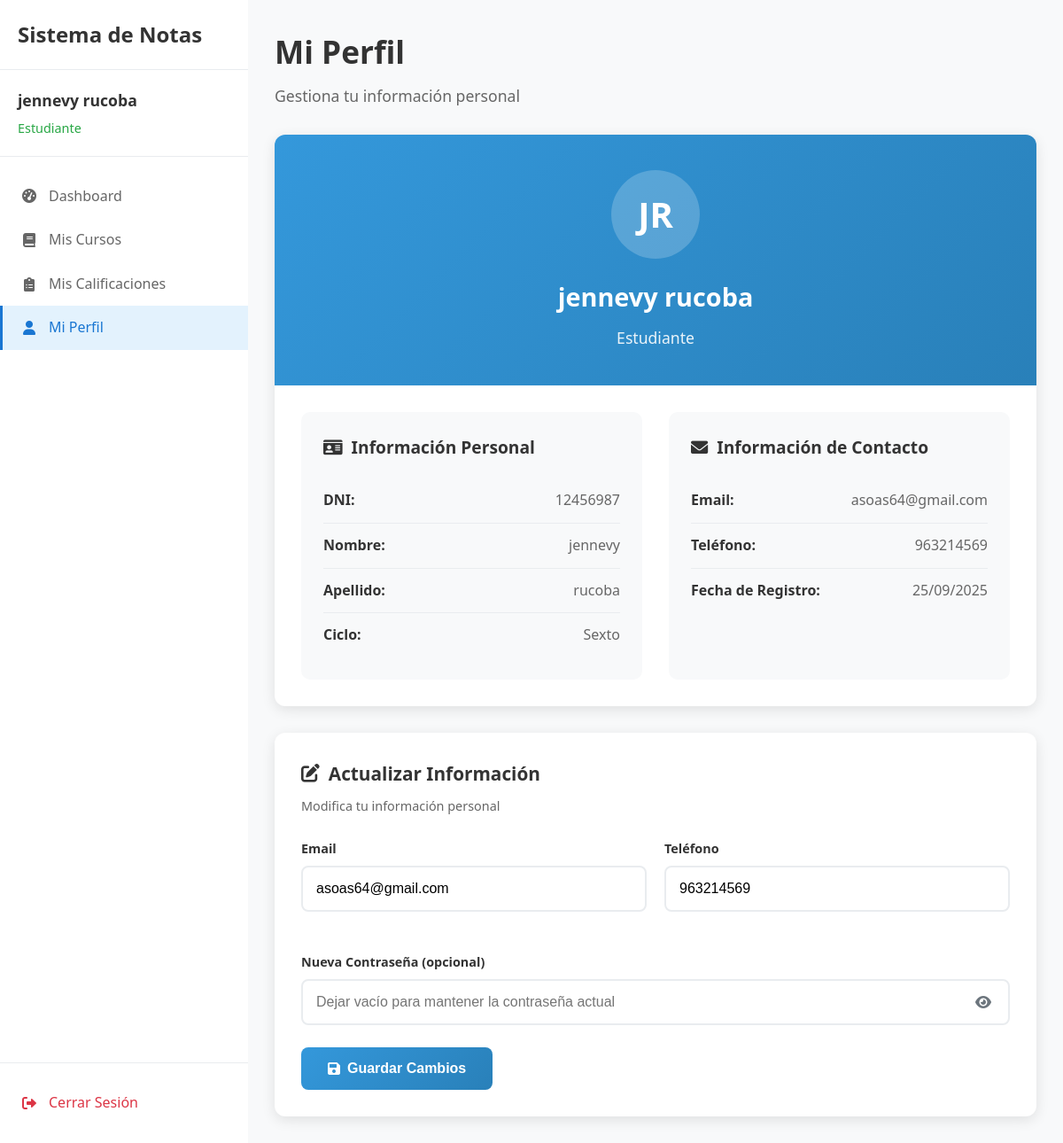
Page /alumno/mi_perfil (signed in) on the earlier database version.
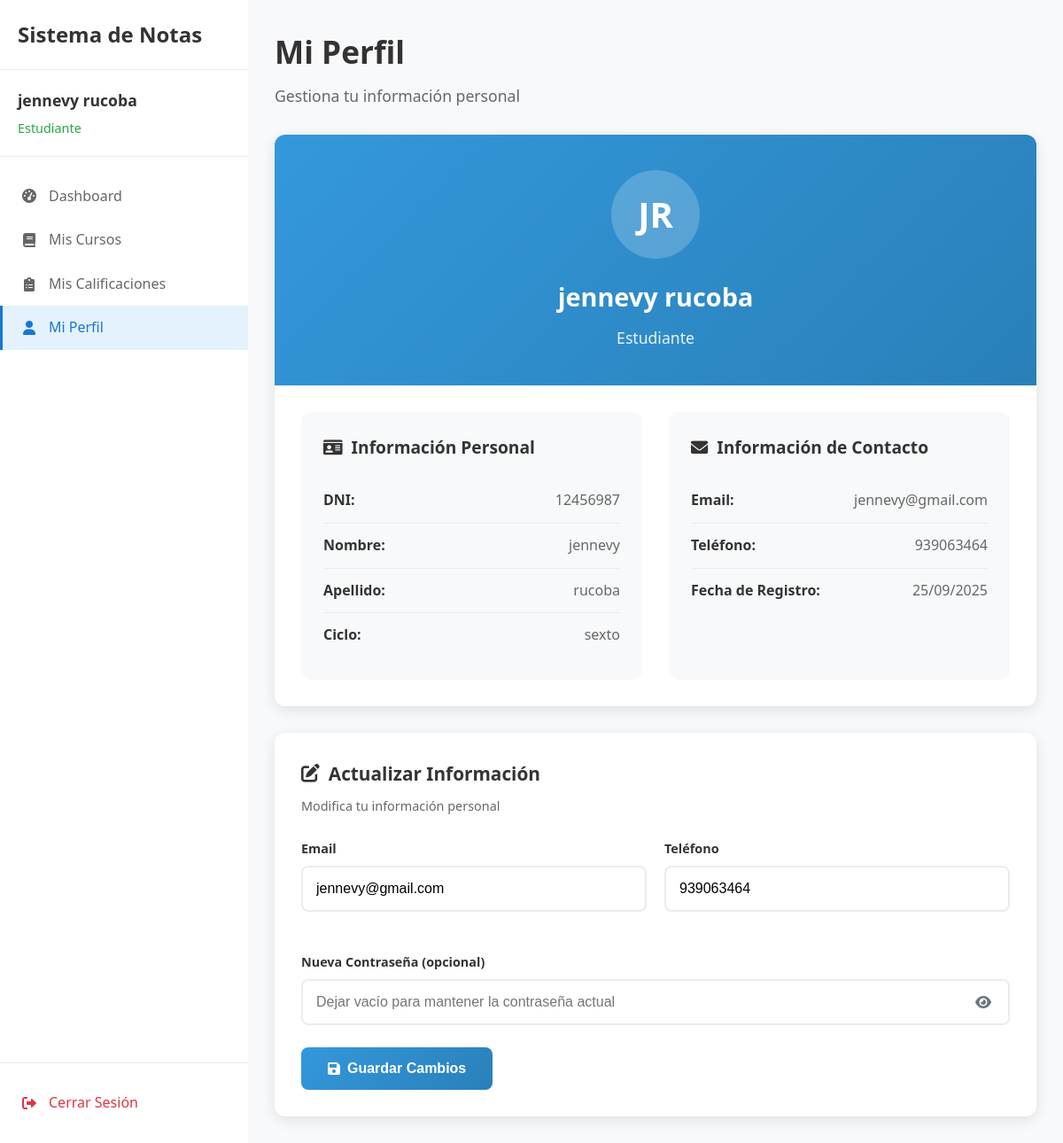
Same page on the later database version.
### app.py (models this page shows)
class Alumno(db.Model):
    id = db.Column(db.Integer, primary_key=True)
    dni = db.Column(db.String(20), unique=True, nullable=False)
    nombre = db.Column(db.String(100), nullable=False)
    apellido = db.Column(db.String(100), nullable=False)
    email = db.Column(db.String(120))
    telefono = db.Column(db.String(20))
    fecha_nacimiento = db.Column(db.Date)
    ciclo = db.Column(db.String(20), nullable=False)  # primero, segundo, tercero, cuarto, quinto, sexto
    fecha_registro = db.Column(db.DateTime, default=datetime.utcnow)
    usuario_id = db.Column(db.Integer, db.ForeignKey('usuario.id'), nullable=True)  # Relación con Usuario
    usuario = db.relationship('Usuario', backref=db.backref('alumno', uselist=False))

### app.py (the view, shortened to what this page needs)
@app.route('/alumno/mi_perfil', methods=['GET', 'POST'])
def alumno_mi_perfil():
    if not session.get('user_id') or session.get('tipo') != 'alumno':
        return redirect(url_for('login'))
    usuario_id = session['user_id']
    alumno = Alumno.query.filter_by(usuario_id=usuario_id).first()
    if not alumno:
        flash('No se encontró información del alumno asociada a tu usuario', 'error')
        return redirect(url_for('logout'))
    return render_template('alumno/mi_perfil.html', alumno=alumno)

### app.py (called while the page is built)
@app.context_processor
def inject_flash_cleanup():
    return {
        'clear_flash_messages': clear_flash_messages,
        'convertir_ciclo_a_texto': convertir_ciclo_a_texto
    }

### templates/alumno/mi_perfil.html (shortened to what this page needs)
<!DOCTYPE html>
<html lang="es">
<head>
    <link href="https://cdnjs.cloudflare.com/ajax/libs/font-awesome/6.0.0/css/all.min.css" rel="stylesheet">
</head>
<body>
<div class="student-dashboard">
    <div class="sidebar">
        <div class="sidebar-header">
            <h2>Sistema de Notas</h2>
        </div>
        <div class="user-info">
            <div class="user-name">{{ alumno.nombre }} {{ alumno.apellido }}</div>
            <div class="user-role">Estudiante</div>
        </div>
        <nav class="sidebar-nav">
            <a href="{{ url_for('alumno_dashboard') }}" class="nav-item">
                <i class="fas fa-tachometer-alt"></i>
                <span>Dashboard</span>
            </a>
            <a href="{{ url_for('alumno_ver_materias') }}" class="nav-item">
                <i class="fas fa-book"></i>
                <span>Mis Cursos</span>
            </a>
            <a href="{{ url_for('alumno_ver_notas') }}" class="nav-item">
                <i class="fas fa-clipboard-list"></i>
                <span>Mis Calificaciones</span>
            </a>
            <a href="{{ url_for('alumno_mi_perfil') }}" class="nav-item active">
                <i class="fas fa-user"></i>
                <span>Mi Perfil</span>
            </a>
        </nav>
        <div class="sidebar-footer">
            <a href="{{ url_for('logout') }}" class="nav-item logout">
                <i class="fas fa-sign-out-alt"></i>
                <span>Cerrar Sesión</span>
            </a>
        </div>
    </div>
    <div class="main-content">
        <div class="content-header">
            <h1>Mi Perfil</h1>
            <p>Gestiona tu información personal</p>
        </div>
        <div class="profile-card">
            <div class="profile-header">
                <div class="profile-avatar">
                    {{ (alumno.nombre[0] + alumno.apellido[0])|upper }}
                </div>
                <div class="profile-name">{{ alumno.nombre }} {{ alumno.apellido }}</div>
                <div class="profile-role">Estudiante</div>
            </div>
            <div class="profile-body">
                <div class="profile-info">
                    <div class="info-group">
                        <h3><i class="fas fa-id-card"></i> Información Personal</h3>
                        <div class="info-item">
                            <span class="info-label">DNI:</span>
                            <span class="info-value">{{ alumno.dni }}</span>
                        </div>
                        <div class="info-item">
                            <span class="info-label">Nombre:</span>
                            <span class="info-value">{{ alumno.nombre }}</span>
                        </div>
                        <div class="info-item">
                            <span class="info-label">Apellido:</span>
                            <span class="info-value">{{ alumno.apellido }}</span>
                        </div>
                        <div class="info-item">
                            <span class="info-label">Ciclo:</span>
                            <span class="info-value">{{ alumno.ciclo or 'No asignado' }}</span>
                        </div>
                    </div>
                    <div class="info-group">
                        <h3><i class="fas fa-envelope"></i> Información de Contacto</h3>
                        <div class="info-item">
                            <span class="info-label">Email:</span>
                            <span class="info-value">{{ alumno.email or 'No registrado' }}</span>
                        </div>
                        <div class="info-item">
                            <span class="info-label">Teléfono:</span>
                            <span class="info-value">{{ alumno.telefono or 'No registrado' }}</span>
                        </div>
                        <div class="info-item">
                            <span class="info-label">Fecha de Registro:</span>
                            <span class="info-value">{{ alumno.fecha_registro.strftime('%d/%m/%Y') if alumno.fecha_registro else 'N/A' }}</span>
                        </div>
                    </div>
                </div>
            </div>
        </div>
        <div class="form-card">
            <div class="form-header">
                <h3><i class="fas fa-edit"></i> Actualizar Información</h3>
                <p>Modifica tu información personal</p>
            </div>
            <form method="POST">
                <div class="form-row">
                    <div class="form-group">
                        <label for="email" class="form-label">Email</label>
                        <input type="email" id="email" name="email" class="form-control"
                               value="{{ alumno.email or '' }}"
                               placeholder="Ingresa tu email">
                    </div>
                    <div class="form-group">
                        <label for="telefono" class="form-label">Teléfono</label>
                        <input type="text" id="telefono" name="telefono" class="form-control"
                               value="{{ alumno.telefono or '' }}"
                               placeholder="Ingresa tu teléfono">
                    </div>
                </div>
                <div class="form-group">
                    <label for="password" class="form-label">Nueva Contraseña (opcional)</label>
                    <div class="password-input-container">
                        <input type="password" id="password" name="password" class="form-control"
                               placeholder="Dejar vacío para mantener la contraseña actual"
                               minlength="4">
                        <button type="button" class="password-toggle" id="passwordToggle">
                            <i class="fas fa-eye" id="passwordIcon"></i>
                        </button>
                    </div>
                </div>
                <button type="submit" class="btn btn-primary">
                    <i class="fas fa-save"></i> Guardar Cambios
                </button>
            </form>
        </div>
    </div>
</div>
</body>
</html>

### templates/alumno/mi_perfil.html (style rules this page uses)
* { margin: 0; padding: 0; box-sizing: border-box; }
body { font-family: 'Segoe UI', Tahoma, Geneva, Verdana, sans-serif; background-color: #f8f9fa; color: #333; line-height: 1.6; }
.student-dashboard { display: flex; min-height: 100vh; height: 100vh; background-color: #f8f9fa; margin: 0; padding: 0; overflow: hidden; }
.sidebar { width: 280px; background: white; box-shadow: 2px 0 10px rgba(0,0,0,0.1); display: flex; flex-direction: column; height: 100vh; box-sizing: border-box; }
.sidebar-header { padding: 20px; border-bottom: 1px solid #e9ecef; }
.sidebar-header h2 { margin: 0; color: #333; font-size: 1.5rem; font-weight: 600; }
.user-info { padding: 20px; border-bottom: 1px solid #e9ecef; }
.user-name { font-size: 1.1rem; font-weight: 600; color: #333; margin-bottom: 5px; }
.user-role { color: #28a745; font-size: 0.9rem; font-weight: 500; }
.sidebar-nav { flex: 1; padding: 20px 0; }
.nav-item { display: flex; align-items: center; padding: 12px 20px; color: #666; text-decoration: none; transition: all 0.3s ease; border-left: 3px solid transparent; }
.nav-item.active { background-color: #e3f2fd; color: #1976d2; border-left-color: #1976d2; }
.nav-item i { margin-right: 12px; width: 20px; text-align: center; }
.sidebar-footer { padding: 20px 0; border-top: 1px solid #e9ecef; }
.nav-item.logout { color: #dc3545; }
.main-content { flex: 1; padding: 30px; overflow-y: auto; background: #f8f9fa; }
.content-header { margin-bottom: 30px; }
.content-header h1 { font-size: 2.2rem; color: #333; margin-bottom: 8px; }
.content-header p { color: #666; font-size: 1.1rem; }
.profile-card { background: white; border-radius: 12px; box-shadow: 0 4px 15px rgba(0,0,0,0.1); overflow: hidden; margin-bottom: 30px; }
.profile-header { background: linear-gradient(135deg, #3498db, #2980b9); color: white; padding: 40px; text-align: center; }
.profile-avatar { width: 100px; height: 100px; background: rgba(255,255,255,0.2); border-radius: 50%; display: flex; align-items: center; justify-content: center; margin: 0 auto 20px; font-size: 2.5rem; font-weight: bold; }
.profile-name { font-size: 1.8rem; font-weight: 700; margin-bottom: 8px; }
.profile-role { font-size: 1.1rem; opacity: 0.9; }
.profile-body { padding: 30px; }
.profile-info { display: grid; grid-template-columns: repeat(auto-fit, minmax(300px, 1fr)); gap: 30px; }
.info-group { background: #f8f9fa; padding: 25px; border-radius: 10px; }
.info-group h3 { font-size: 1.2rem; color: #333; margin-bottom: 20px; display: flex; align-items: center; gap: 10px; }
.info-item { display: flex; justify-content: space-between; align-items: center; padding: 12px 0; border-bottom: 1px solid #e9ecef; }
.info-item:last-child { border-bottom: none; }
.info-label { font-weight: 600; color: #333; }
.info-value { color: #666; text-align: right; }
.form-card { background: white; border-radius: 12px; box-shadow: 0 4px 15px rgba(0,0,0,0.1); padding: 30px; }
.form-header { margin-bottom: 25px; }
.form-header h3 { font-size: 1.3rem; color: #333; margin-bottom: 8px; display: flex; align-items: center; gap: 10px; }
.form-header p { color: #666; font-size: 0.9rem; margin: 0; }
.form-group { margin-bottom: 25px; }
.form-label { display: block; font-weight: 600; color: #333; margin-bottom: 8px; font-size: 0.9rem; }
.form-row { display: grid; grid-template-columns: 1fr 1fr; gap: 20px; margin-bottom: 20px; }
.form-control { width: 100%; padding: 15px; border: 2px solid #e9ecef; border-radius: 8px; font-size: 1rem; transition: all 0.3s ease; background: #ffffff; outline: none; }
.password-input-container { position: relative; display: flex; align-items: center; }
.password-input-container .form-control { padding-right: 50px; }
.password-toggle { position: absolute; right: 15px; top: 50%; transform: translateY(-50%); background: none; border: none; color: #6c757d; cursor: pointer; padding: 5px; border-radius: 4px; transition: all 0.3s ease; display: flex; align-items: center; justify-content: center; width: 30px; height: 30px; }
.password-toggle i { font-size: 16px; }
.btn { padding: 15px 30px; border: none; border-radius: 8px; font-size: 1rem; font-weight: 600; cursor: pointer; transition: all 0.3s ease; display: inline-flex; align-items: center; gap: 8px; text-decoration: none; }
.btn-primary { background: linear-gradient(135deg, #3498db, #2980b9); color: white; }

Differences in the rows shown:
changed Alumno "JR": ciclo "Sexto" → "sexto"; email "asoas64@gmail.com" → "jennevy@gmail.com"; telefono "963214569" → "939063464"
